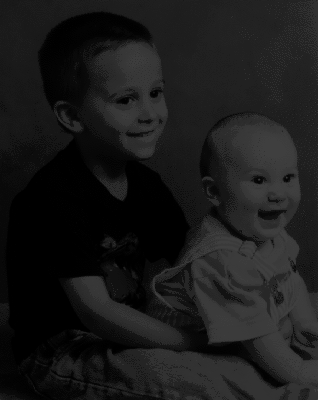
%> input picture test_image.png, 318 x 400 px
$ octave pso.m   (GNU Octave 9; MATLAB toolbox functions it lacks are replaced by stand-ins)
%> lines starting %> are read from the running program, lines starting %| are printed output that depends on the picture
### objective.m
function cost=objective(X)
global img;

global K
global r
global c
global l

cnt=reshape(X,[K,l]);
[idx,C,sumd] = kmeans(img,K,'Start',cnt);
cost=sum(sumd);
end

### pso.m
clc;
clear;
close all;
%% Problem Definition
CostFunction=@(x) objective(x);        % Cost Function
% [4 lines of commented-out code are left out]
RGB = imread('test_image.png');
%> RGB is the input picture: size 400x318 uint8; min 0, max 63, mean 26.1
RGB=double(RGB);
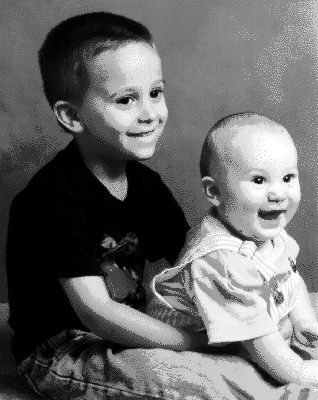
%> RGB: size 400x318 double; min 0, max 63, mean 26.1; mean of the top-left, top-right, bottom-left and bottom-right quarters 20.4, 34.8, 10, 39.4; drawn with min black and max white
global img
global K
global r
global c
global l
K=10;
r=size(RGB,1);
%> r = 400
c=size(RGB,2);
%> c = 318
l=size(RGB,3);
%> l = 1
img=reshape(RGB,[r*c,l]);

K=64;
l=size(img,2);
nVar=K*l;            % Number of Decision Variables
%> nVar = 64

VarSize=[1 nVar];   % Size of Decision Variables Matrix
%> VarSize = [1 64]

VarMin=min(min(img));         % Lower Bound of Variables
%> VarMin = 0
VarMax= max(max(img));        % Upper Bound of Variables
%> VarMax = 63

%% PSO Parameters
MaxIt=100;      % Maximum Number of Iterations
nPop=20;        % Population Size (Swarm Size)
% PSO Parameters
w=1;            % Inertia Weight
wdamp=0.99;     % Inertia Weight Damping Ratio
c1=1.5;         % Personal Learning Coefficient
c2=2.0;         % Global Learning Coefficient
% [12 lines of commented-out code are left out]
VelMax=0.1*(VarMax-VarMin);
%> VelMax = 6.3
VelMin=-VelMax;
%> VelMin = -6.3
%> the run ends on the next line
